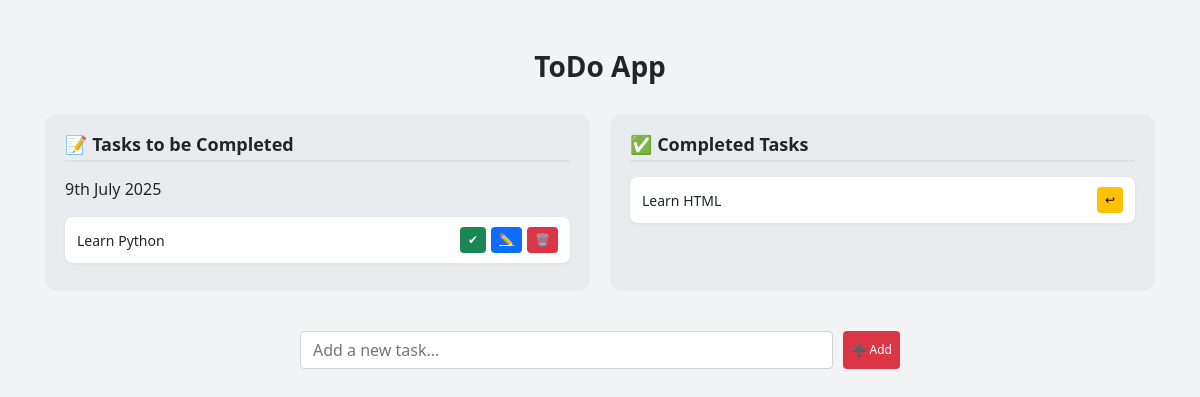
Before: / with the older database file.
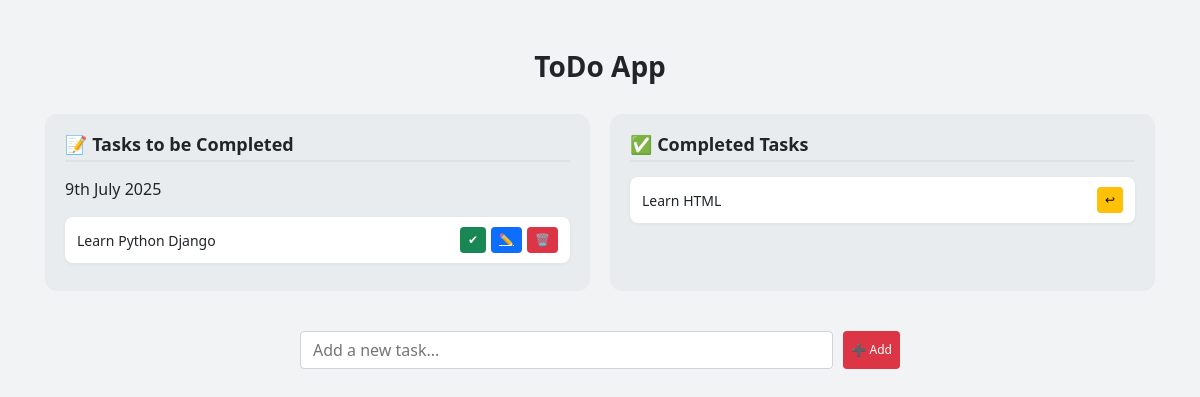
After: the same page with the newer database file.
### home/models.py (models this page shows)
class Task(models.Model):
    task=models.CharField(max_length=255)
    is_completed=models.BooleanField(default=False)
    created_date=models.DateField(auto_now_add=True)
    updated_date=models.DateField(auto_now=True)

### home/views.py (the view)
# urls.py: path('', views.home, name='home'),
def home(request):
    task=Task.objects.filter(is_completed=False)
    completed=Task.objects.filter(is_completed=True)
    context={
        'task':task,
        'completed':completed,
    }
    return render(request,'home.html',context)

### templates/home.html (shortened to what this page needs)
{% load static %}
<!DOCTYPE html>
<html lang="en">
<head>
    <link href="https://cdn.jsdelivr.net/npm/bootstrap@5.3.0/dist/css/bootstrap.min.css" rel="stylesheet">
</head>
<body>
    <div class="main-wrapper">
        <h2 class="title">ToDo App</h2>
        <div class="task-row">
            <div class="task-column">
                <h4 class="section-title">📝 Tasks to be Completed</h4>
                <p>{% now "jS F Y" %}</p>
                {% for i in task %}
                    <div class="task-box">
                        <span>{{ i.task }}</span>
                        <div class="task-actions">
                            <form method="POST" action="{% url 'mark_done' i.id %}">
                                <button class="task-btn btn-green">✔</button>
                            </form>
                            <a href="{% url 'update_task' i.id %}" class="task-btn btn-blue">✏️</a>
                            <form method="POST" action="{% url 'delete_task' i.id %}">
                                <button type="submit" class="task-btn btn-red">🗑️</button>
                            </form>
                        </div>
                    </div>
                {% empty %}
                    <p>No tasks added.</p>
                {% endfor %}
            </div>
            <div class="task-column">
                <h4 class="section-title">✅ Completed Tasks</h4>
                {% for i in completed %}
                    <div class="task-box">
                        <span>{{ i.task }}</span>
                        <form method="POST" action="{% url 'mark_undone' i.id %}">
                            <button class="task-btn btn-yellow">↩</button>
                        </form>
                    </div>
                {% empty %}
                    <p>No completed tasks.</p>
                {% endfor %}
            </div>
        </div>
        <div class="form-wrapper">
            <form method="POST" action="{% url 'add_task' %}">
                <input type="text" name="task" class="task-input" placeholder="Add a new task..." required>
                <button type="submit" class="task-btn btn-red">➕ Add</button>
            </form>
        </div>
    </div>
</body>
</html>

### templates/home.html (style rules this page uses)
body { background-color: #f1f3f5; font-family: 'Segoe UI', Tahoma, Geneva, Verdana, sans-serif; }
.main-wrapper { max-width: 1140px; margin: 50px auto; padding: 0 15px; }
.title { text-align: center; font-size: 28px; font-weight: bold; margin-bottom: 30px; }
.task-row { display: flex; flex-wrap: wrap; gap: 20px; margin-top: 30px; }
.task-column { flex: 1; min-width: 300px; background: #e9ecef; padding: 20px; border-radius: 12px; }
.section-title { font-weight: 600; font-size: 18px; border-bottom: 2px solid #dee2e6; padding-bottom: 5px; margin-bottom: 15px; }
.task-box { display: flex; justify-content: space-between; align-items: center; padding: 10px 12px; border-radius: 8px; background-color: #ffffff; box-shadow: 0 1px 4px rgba(0, 0, 0, 0.05); margin-bottom: 8px; font-size: 14px; }
.task-actions { display: flex; gap: 5px; }
.task-btn { font-size: 12px; padding: 4px 8px; border-radius: 4px; border: none; cursor: pointer; }
.btn-green { background-color: #198754; color: white; }
.btn-yellow { background-color: #ffc107; color: black; }
.btn-red { background-color: #dc3545; color: white; }
.btn-blue { background-color: #0d6efd; color: white; }
.form-wrapper { margin-top: 40px; display: flex; justify-content: center; }
.form-wrapper form { display: flex; gap: 10px; max-width: 600px; width: 100%; }
.task-input { flex-grow: 1; padding: 6px 12px; border-radius: 4px; border: 1px solid #ced4da; }

Changed rows visible on the page:
removed Task: task "Learn Python", shown under "📝 Tasks to be Completed"
added Task: task "Learn Python Django", shown under "📝 Tasks to be Completed"
